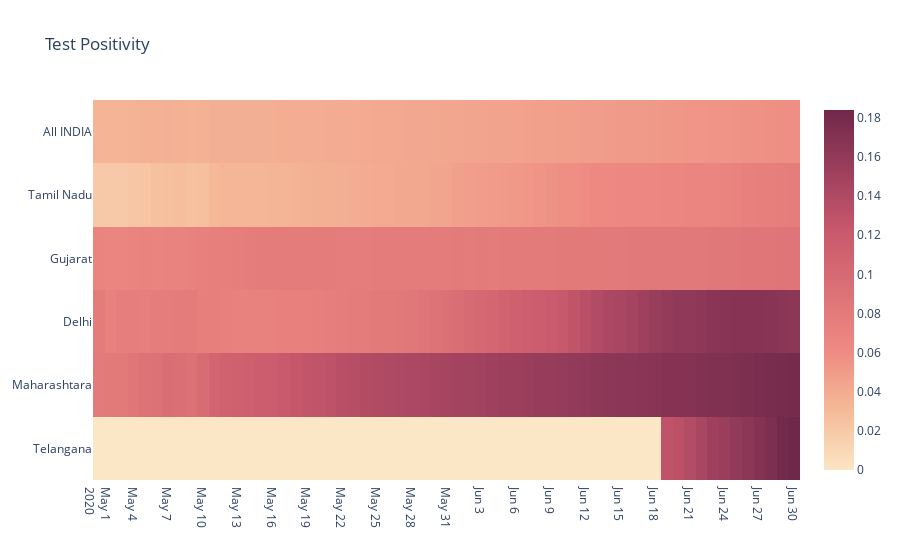

The code cell stored with this chart in its notebook:
### Markdown cell above
**Testing dynamics** 

Infrastructure and positivity rate moves in tandem with intensity of COVID-19 across Indian states/districts.

- Heat map analysis of test positivity rate of top states indicates that Maharashtra, Delhi had higher test positivity rate than their peer states. 
- Test positivity rate in Telangana picked up towards the end of phase-1 which coincides with the steep rise in active cases in one of its largest districts, Hyderabad.

### Code cell
fig = go.Figure(data=go.Heatmap(
        z=df1.Test_Positivity,
        x=df1.Date,
        y=df1.State,
        colorscale='burgyl'))

fig.update_layout(
    title='Test Positivity',
    xaxis_nticks=30)

fig.show()

### Figure 1 — Plotly figure (JSON) as saved in the notebook; plotly's stock layout.template omitted (floating-point values rounded to 4 significant figures; data arrays with more than 128 entries replaced by an {"elided": "..."} marker saying what was removed)
{"data": [{"colorscale": [[0, "rgb(251, 230, 197)"], [0.1667, "rgb(245, 186, 152)"], [0.3333, "rgb(238, 138, 130)"], [0.5, "rgb(220, 113, 118)"], [0.6667, "rgb(200, 88, 108)"], [0.8333, "rgb(156, 63, 93)"], [1, "rgb(112, 40, 74)"]], "type": "heatmap", "x": {"elided": "366 str values"}, "y": {"elided": "366 str values"}, "z": {"elided": "366 float values"}}], "layout": {"title": {"text": "Test Positivity"}, "xaxis": {"nticks": 30}}}
